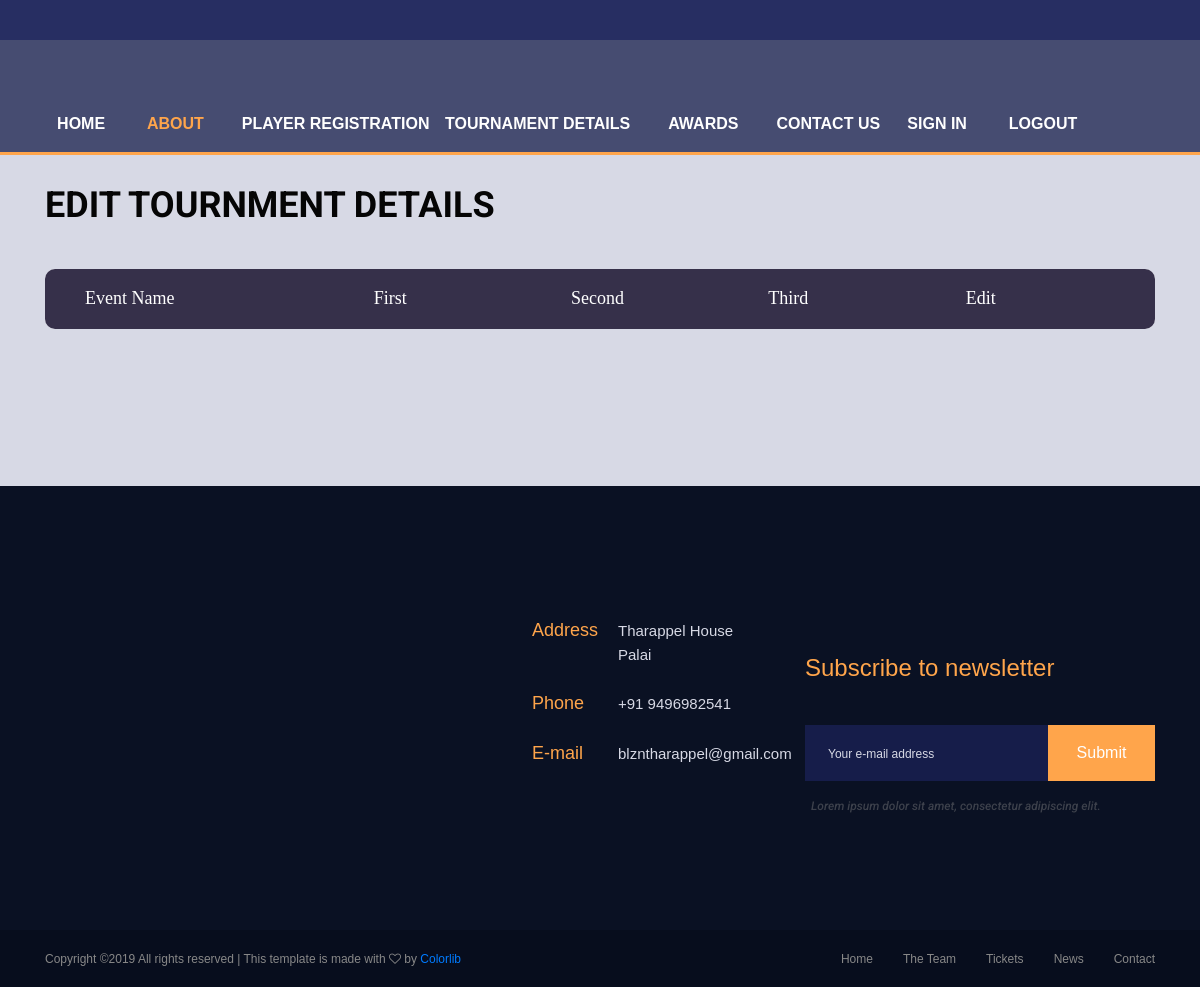
/dashboard/alist-view (signed in), run on an earlier commit of the app's database.
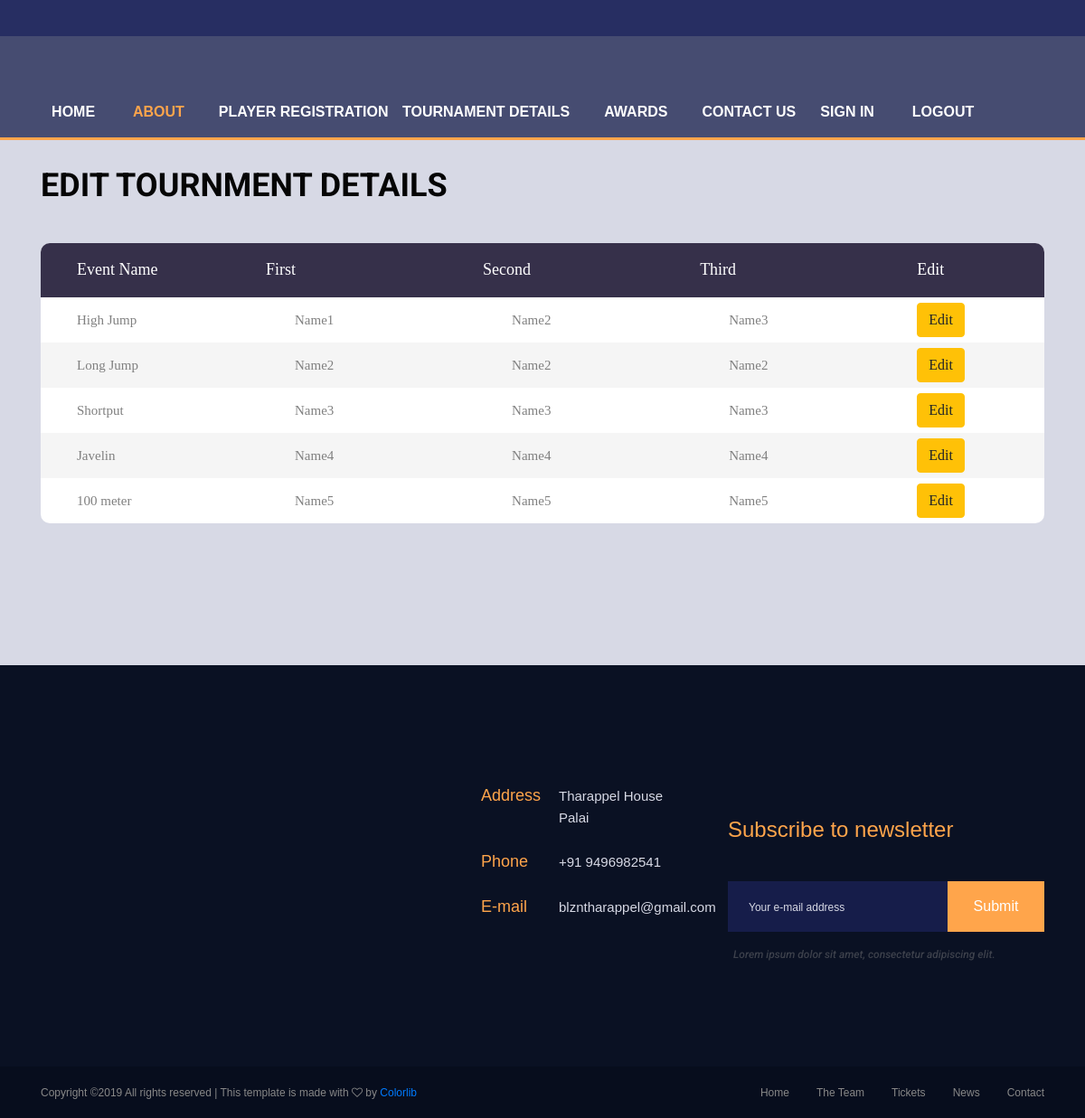
And on a later commit of the database.
### Appadmin1/models.py (models this page shows, shortened)
class Awards(models.Model):
    eventname = models.CharField(max_length=30, default="None", choices = EVENT_CHOICES)
    first = models.CharField(max_length=30)
    second = models.CharField(max_length=30)
    third = models.CharField(max_length=30)

### admin_dashboard/views.py (the view)
# urls.py: path('alist-view',alistView.as_view(),name='awards_list'),
class alistView(LoginRequiredMixin,ListView):
    content_object_name ='awards_list'
    model = Awards
    template_name = 'admin/awards_list.html'

### template/admin/awards_list.html (shortened to what this page needs)
{% extends "club/base3.html"%}
{% load static from staticfiles %}
{% block body_block %}
<div class="news">
  <div class="container">
    <div class="row">
      <div class="col">
        <div class="section_title_container">
          <div class="section_title">
            <br><br><br><br>
            <h1>Edit Tournment Details</h1>
            <br><br>
            <div class="container-table100">
              <div class="wrap-table100">
                <div class="table100">
                    <table>
                      <thead>
                      <tr class="table100-head">
                        <th class="column1">Event Name</th>
                        <th class="column2">First</th>
                        <th class="column2">Second</th>
                        <th class="column2">Third</th>
                        <th class="column2">Edit</th>
                      </tr>
                      </thead>
                      <tbody>
                        {% for details in awards_list %}
                        <tr class="table100-head">
                          <td class="column1">{{ details.eventname }}</td>
                          <td class="column1">{{ details.first }}</td>
                          <td class="column1">{{ details.second }}</td>
                          <td class="column1">{{ details.third }}</td>
                          <td class="column2"><a class="btn btn-warning" href="{% url 'adminD:updatea' pk=details.pk %}">Edit</a></td>
                        </tr>
                        {% endfor %}
                    </tbody>
                  </table>
                </div>
              </div>
            </div>
          </div>
        </div>
      </div>
    </div>
  </div>
</div>
{% endblock %}

### template/club/base3.html (shortened to what this page needs)
{% load static from staticfiles %}
<html lang="en">
<head>
  <link rel="stylesheet" type="text/css" href="{% static 'club/styles/bootstrap-4.1.2/bootstrap.min.css' %}">
  <link href="{% static 'plugins/font-awesome-4.7.0/css/font-awesome.min.css' %}" rel="stylesheet" type="text/css">
  <link rel="stylesheet" type="text/css" href="{% static 'club/plugins/OwlCarousel2-2.3.4/owl.carousel.css' %}">
  <link rel="stylesheet" type="text/css" href="{% static 'club/plugins/OwlCarousel2-2.3.4/owl.theme.default.css' %}">
  <link rel="stylesheet" type="text/css" href="{% static 'club/plugins/OwlCarousel2-2.3.4/animate.css' %}">
  <link rel="stylesheet" type="text/css" href="{% static 'club/styles/main_styles.css' %}">
  <link rel="stylesheet" type="text/css" href="{% static 'club/styles/responsive.css' %}">
  <link rel="stylesheet" type="text/css" href="{% static 'club/styles/util.css' %}">
  <link rel="stylesheet" type="text/css" href="{% static 'club/styles/main.css' %}">
</head>
<body>
  <header class="header">
    <div class="header_content">
      <div class="container">
        <div class="row">
          <div class="col">
            <div class="main_nav_container_outer d-flex flex-row align-items-end justify-content-center trans_400">
              <nav class="main_nav">
                <div class="main_nav_container d-flex flex-row align-items-center justify-content-lg-start justify-content-center">
									<div>
										<ul class="d-flex flex-row align-items-start justify-content-end">
											<li><a href="{% url 'index' %}">home</a></li>&nbsp;
											<li class="active"><a href="{% url 'about' %}">About</a></li>
											<li><a href="{% url 'player' %}">Player Registration</a></li>
										</ul>
									</div>
									<div>
										<ul class="d-flex flex-row align-items-start justify-content-start">
											<li><a href="{% url 'tour' %}">Tournament Details</a></li>
											<li><a href="{% url 'awa' %}">Awards</a></li>
											<li><a href="{% url 'contact' %}">Contact Us</a></li>&nbsp;&nbsp;
											<li><a href="{% url 'signin' %}">Sign in</a></li>&nbsp;
											<li><a href="{% url 'logout' %}">Logout</a></li>
										</ul>
									</div>
								</div>
              </nav>
            </div>
          </div>
        </div>
      </div>
      <div class="header_bar">
        <div class="container">
          <div class="row">
            <div class="col">
              <div class="header_bar_content d-flex flex-row align-items-center justify-content-start">
              </div>
            </div>
          </div>
        </div>
      </div>
    </div>
  </header>
  {% block body_block %}
  {% endblock %}
  <footer class="footer">
    <div class="footer_container">
      <div class="container">
        <div class="row">
          <div class="col-lg-5 order-lg-1 order-3">
          </div>
          <div class="col-lg-3 order-lg-2 order-1">
            <div class="footer_contact_info">
              <div class="footer_contact_list">
                <ul>
                  <li class="d-flex flex-row align-items-start justify-content-start">
                    <div>Address</div>
                    <div>Tharappel House Palai</div>
                  </li>
                  <li class="d-flex flex-row align-items-start justify-content-start">
                    <div>Phone</div>
                    <div>+91 9496982541</div>
                  </li>
                  <li class="d-flex flex-row align-items-start justify-content-start">
                    <div>E-mail</div>
                    <div>blzntharappel@gmail.com</div>
                  </li>
                </ul>
              </div>
            </div>
          </div>
          <div class="col-lg-4 order-lg-3 order-2">
            <div class="newsletter">
              <div class="newsletter_title">Subscribe to newsletter</div>
              <div class="newsletter_form_container">
                <form action="#" class="newsletter_form" id="newsletter_form">
                  <div class="d-flex flex-row align-items-start justify-content-start">
                    <input type="email" class="newsletter_input" placeholder="Your e-mail address" required="required">
                    <button class="newsletter_button">Submit</button>
                  </div>
                </form>
                <div class="newsletter_text">
                  <p>Lorem ipsum dolor sit amet, consectetur adipiscing elit.</p>
                </div>
              </div>
            </div>
          </div>
        </div>
      </div>
    </div>
    <div class="footer_bar">
      <div class="container">
        <div class="row">
          <div class="col">
            <div class="footer_bar_content d-flex flex-md-row flex-column align-items-md-center align-items-start justify-content-start">
              <div class="cr order-md-1 order-2">
                Copyright &copy; All rights reserved | This template is made with <i class="fa fa-heart-o" aria-hidden="true"></i> by <a href="https://colorlib.com" target="_blank">Colorlib</a>
              </div>
              <nav class="footer_nav ml-md-auto order-md-2 order-1">
                <ul class="d-flex flex-row align-items-start justify-content-start flex-wrap">
                  <li><a href="index.html">Home</a></li>
                  <li><a href="team.html">The Team</a></li>
                  <li><a href="#">Tickets</a></li>
                  <li><a href="blog.html">News</a></li>
                  <li><a href="contact.html">Contact</a></li>
                </ul>
              </nav>
            </div>
          </div>
        </div>
      </div>
    </div>
  </footer>
</body>
</html>

### static/club/styles/main_styles.css (style rules this page uses)
* { margin: 0; padding: 0; -webkit-font-smoothing: antialiased; -webkit-text-shadow: rgba(0,0,0,.01) 0 0 1px; text-shadow: rgba(0,0,0,.01) 0 0 1px; }
body { font-family: 'Roboto', sans-serif; font-size: 14px; font-weight: 400; background: #FFFFFF; color: #a5a5a5; }
div { display: block; position: relative; -webkit-box-sizing: border-box; -moz-box-sizing: border-box; box-sizing: border-box; }
ul { list-style: none; margin-bottom: 0px; }
p { font-family: 'Roboto', sans-serif; font-size: 16px; line-height: 1.875; font-weight: 500; color: #888888; -webkit-font-smoothing: antialiased; -webkit-text-shadow: rgba(0,0,0,.01) 0 0 1px; text-shadow: rgba(0,0,0,.01) 0 0 1px; }
p:last-of-type { margin-bottom: 0; }
a { -webkit-transition: all 200ms ease; -moz-transition: all 200ms ease; -ms-transition: all 200ms ease; -o-transition: all 200ms ease; transition: all 200ms ease; }
a, a:hover, a:visited, a:active, a:link { text-decoration: none; -webkit-font-smoothing: antialiased; -webkit-text-shadow: rgba(0,0,0,.01) 0 0 1px; text-shadow: rgba(0,0,0,.01) 0 0 1px; }
h1 { font-size: 48px; }
h1, h2, h3, h4, h5, h6 { font-family: 'Roboto', sans-serif; -webkit-font-smoothing: antialiased; -webkit-text-shadow: rgba(0,0,0,.01) 0 0 1px; text-shadow: rgba(0,0,0,.01) 0 0 1px; line-height: 1.2; }
.trans_400 { -webkit-transition: all 400ms ease; -moz-transition: all 400ms ease; -ms-transition: all 400ms ease; -o-transition: all 400ms ease; transition: all 400ms ease; }
.section_title h1 { font-size: 36px; font-weight: 700; text-transform: uppercase; color: #050505; line-height: 1.2; }
.header { display: block; position: fixed; top: 0; left: 0; width: 100%; background: rgba(22,29,74,0.75); z-index: 100; border-bottom: solid 3px #ffa54b; }
.header_content { width: 100%; }
.main_nav_container_outer { width: 100%; height: 152px; }
.header_bar { position: absolute; top: 0; left: 0; width: 100%; background: rgba(28,36,93,0.75); }
.header_bar_content { height: 40px; }
.main_nav { width: 100%; padding-bottom: 16px; }
.main_nav_container > div:not(:nth-child(2)) { width: calc((100% - 310px) / 2); }
.main_nav ul li:not(:last-of-type) { margin-right: 38px; }
.main_nav ul li:nth-child(3) { margin-right: 0; }
.main_nav ul li a { font-size: 16px; font-weight: 700; color: #FFFFFF; text-transform: uppercase; }
.main_nav ul li a:hover, .main_nav ul li.active a { color: #ffa54b; }
.news { background: #d7d9e5; padding-top: 100px; padding-bottom: 61px; }
.footer { display: block; width: 100%; }
.footer_container { background: #0a1123; }
.footer_contact_info { padding-top: 93px; padding-bottom: 113px; }
.footer_contact_list { padding-left: 12px; margin-top: 38px; }
.footer_contact_list ul li { padding-right: 10px; }
.footer_contact_list ul li > div:first-child { width: 86px; -webkit-flex: 0 0 auto; flex: 0 0 auto; font-size: 18px; font-weight: 500; color: #ffa54b; }
.footer_contact_list ul li > div:last-child { font-size: 15px; font-weight: 400; color: #d7d9e5; line-height: 1.6; margin-top: 2px; }
.footer_contact_list ul li:not(:last-of-type) { margin-bottom: 23px; }
.newsletter { padding-top: 168px; padding-bottom: 113px; }
.newsletter_title { font-size: 24px; font-weight: 500; color: #ffa54b; line-height: 1.2; }
.newsletter_form_container { margin-top: 42px; }
.newsletter_form { display: block; position: relative; }
.newsletter_input { display: block; width: calc(100% - 107px); height: 56px; background: #161d4a; border: none; outline: none; padding-left: 23px; color: #FFFFFF; }
.newsletter_button { width: 107px; height: 56px; background: #ffa54b; border: none; outline: none; cursor: pointer; color: #FFFFFF; font-size: 16px; font-weight: 500; }
.newsletter_text { margin-top: 14px; padding-left: 6px; }
.newsletter_text p { font-size: 12px; font-style: italic; color: rgba(136,136,136,0.41); }
.footer_bar { background: #070d1d; }
.footer_bar_content { height: 57px; }
.cr { font-size: 12px; font-weight: 500; color: #888888; }
.footer_nav ul li:not(:last-of-type) { margin-right: 30px; }
.footer_nav ul li a { font-size: 12px; font-weight: 500; color: #888888; }

What changed in the data, as far as the page shows it:
added Awards: eventname "High Jump", first "Name1", second "Name2", third "Name3"
added Awards: eventname "Long Jump", first "Name2", second "Name2", third "Name2"
added Awards: eventname "Shortput", first "Name3", second "Name3", third "Name3"
added Awards: eventname "Javelin", first "Name4", second "Name4", third "Name4"
added Awards: eventname "100 meter", first "Name5", second "Name5", third "Name5"
